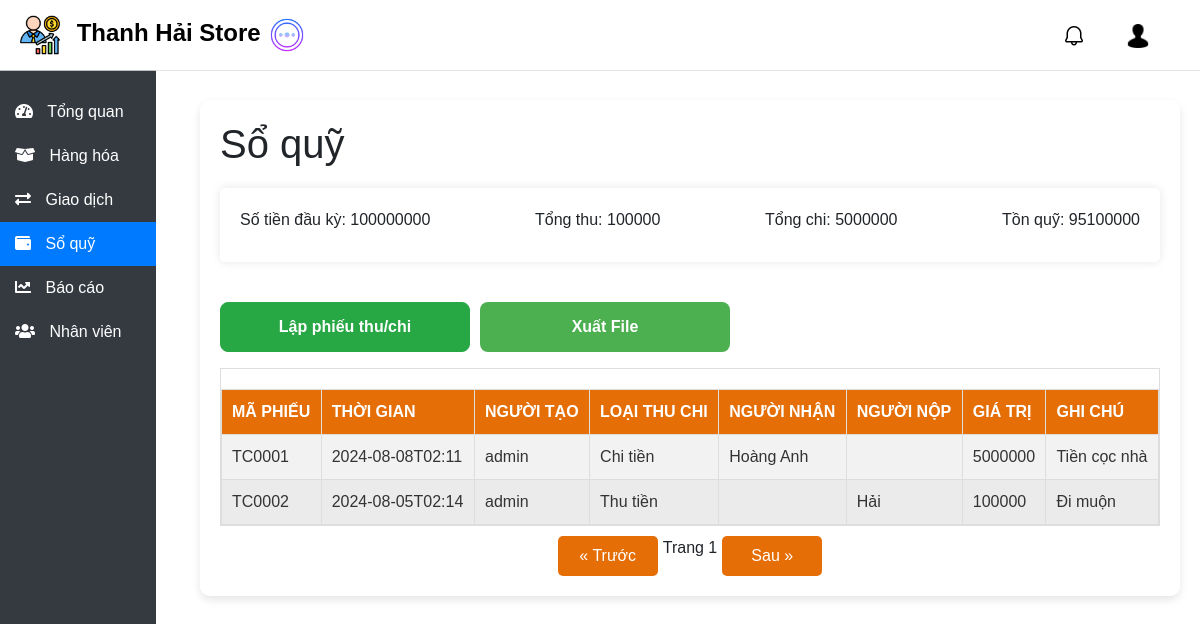
The app's page /treasury (signed in), older data.
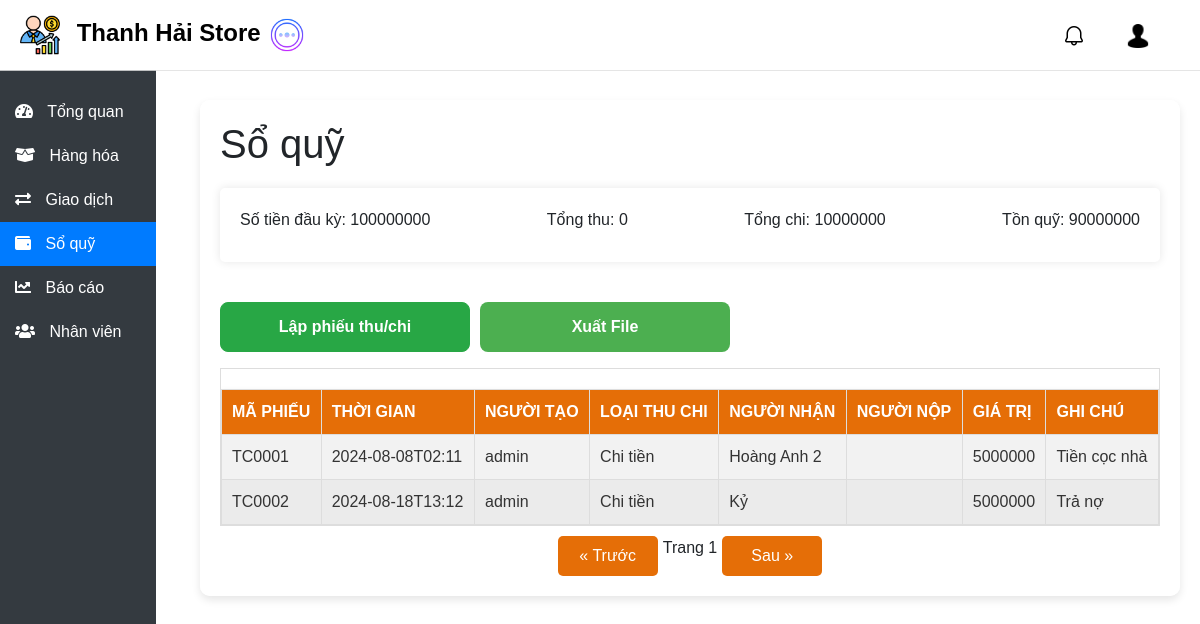
The same page, newer data.
### db.py (models this page shows)
class Treasury(db.Model):
    __tablename__ = 'treasury'
    id_treasury = db.Column(db.Integer, primary_key=True)
    date = db.Column(db.String(255), nullable=False)
    type_treasury = db.Column(db.String(255), nullable=True)
    receiver = db.Column(db.String(255), nullable=True)
    submitter = db.Column(db.String(255), nullable=True)
    value = db.Column(db.Integer, nullable=True)
    note = db.Column(db.String(255), nullable=True)
    user_create = db.Column(db.String(255), nullable=False)

### app.py (the view)
@app.route("/treasury", methods=["GET"])
def admin_treasury():
    if "user_id" in session and session["usertype"] == "admin":
        user = Register.query.filter_by(id=session["user_id"]).first()
        if user:
            treasurys = get_treasurys()
            opening_balance, total_income, total_expense, closing_balance = (
                cacul_treasury()
            )
            return render_template(
                "admin/treasury.html",
                user_name=user.user,
                treasurys=treasurys,
                opening_balance=opening_balance,
                total_income=total_income,
                total_expense=total_expense,
                closing_balance=closing_balance,
            )
        else:
            return "Không tìm thấy thông tin người dùng"
    else:
        return redirect(url_for("login"))

### app.py (called while the page is built)
def cacul_treasury():
    opening_balance = 100000000
    current_month = datetime.now().month
    current_year = datetime.now().year
    try:
        treasurys = Treasury.query.filter(
            extract("month", Treasury.date) == current_month,
            extract("year", Treasury.date) == current_year,
        ).all()
    except ProgrammingError:
        return opening_balance, 0, 0, opening_balance
    total_income = sum(t.value for t in treasurys if t.type_treasury == "Thu tiền")
    total_expense = sum(t.value for t in treasurys if t.type_treasury == "Chi tiền")
    closing_balance = opening_balance + total_income - total_expense
    return opening_balance, total_income, total_expense, closing_balance

### templates/admin/treasury.html (shortened to what this page needs)
<!DOCTYPE html>
<html lang="en">
<head>
    <link rel="stylesheet" href="https://stackpath.bootstrapcdn.com/bootstrap/4.5.2/css/bootstrap.min.css">
    <link rel="stylesheet" href="../../static/css/treasury.css">
    <link rel="stylesheet" href="https://cdnjs.cloudflare.com/ajax/libs/font-awesome/5.15.3/css/all.min.css">
</head>
<body>
    <nav class="navbar navbar-custom navbar-expand-lg">
        <a class="navbar-brand" href="#">
            <img src="../../static/img/logo_login.png" alt="Logo" style="width: 40px; margin-right: 10px;">
            Thanh Hải Store
            <img src="../../static/img/more.png" alt="More" id="toggleSidebar"
                style="width: 40px; margin-right: 10px; cursor: pointer;">
        </a>
        <ul class="navbar-nav ml-auto">
            <li class="nav-item">
                <a class="nav-link" href="#">
                    <div id="notification-icon">
                        <img src="../../static/img/notification.png" alt="Thông báo" class="notification-icon">
                    </div>
                </a>
            </li>
            <li class="nav-item">
                <a class="nav-link" href="/account">
                    <img src="../../static/img/user.png" alt="Tài khoản" class="account-icon">
                </a>
            </li>
        </ul>
    </nav>
    <div class="sidebar" id="sidebar">
        <a href="/overview"><i class="fas fa-tachometer-alt"></i> Tổng quan</a>
        <a href="/product"><i class="fas fa-box-open"></i> Hàng hóa</a>
        <a href="/transaction"><i class="fas fa-exchange-alt"></i> Giao dịch</a>
        <a href="/treasury" class="active"><i class="fas fa-wallet"></i> Sổ quỹ</a>
        <a href="/report"><i class="fas fa-chart-line"></i> Báo cáo</a>
        <a href="/staff"><i class="fas fa-users"></i> Nhân viên</a>
    </div>
    <div class="content" id="content">
        <div class="card-container">
            <div class="main-content">
                <h1>Sổ quỹ</h1>
                <div class="summary">
                    <p>Số tiền đầu kỳ: {{ opening_balance }}</p>
                    <p>Tổng thu: {{ total_income }}</p>
                    <p>Tổng chi: {{ total_expense }}</p>
                    <p>Tồn quỹ: {{ closing_balance }}</p>
                </div>
                <div class="btn-container">
                    <button id="addTreasury" class="btn btn-primary mb-3" data-toggle="modal"
                        data-target="#treasuryModal">Lập phiếu thu/chi</button>
                    <button id="exportFile" class="btn btn-primary mb-3">Xuất File</button>
                </div>
                <div class="table-responsive">
                    <table id="productTable">
                        <thead>
                            <tr>
                                <th>Mã phiếu</th>
                                <th>Thời gian</th>
                                <th>Người tạo</th>
                                <th>Loại thu chi</th>
                                <th>Người nhận</th>
                                <th>Người nộp</th>
                                <th>Giá trị</th>
                                <th>Ghi chú</th>
                            </tr>
                        </thead>
                        <tbody>
                            {% for treasury in treasurys %}
                            <tr data-id="{{ treasury.id_treasury }}">
                                <td>{{ treasury.code_treasury }}</td>
                                <td>{{ treasury.date }}</td>
                                <td>{{ treasury.user_create }}</td>
                                <td>{{ treasury.type_treasury }}</td>
                                <td>{{ treasury.receiver }}</td>
                                <td>{{ treasury.submitter }}</td>
                                <td>{{ treasury.value }}</td>
                                <td>{{ treasury.note }}</td>
                            </tr>
                            {% endfor %}
                        </tbody>
                    </table>
                </div>
                <div class="table-pagination">
                    <button id="prevPageBtn">&laquo; Trước</button>
                    <span id="currentPage">Trang 1</span>
                    <button id="nextPageBtn">Sau &raquo;</button>
                </div>
            </div>
        </div>
</body>
</html>

### static/css/treasury.css (style rules this page uses)
body { font-family: Arial, sans-serif; background-image: url('../../static/img/background_dash2.jpg'); background-size: cover; background-repeat: no-repeat; background-attachment: fixed; margin: 0; padding: 0; }
.navbar-custom { background-color: rgba(255, 255, 255, 0.8); border-bottom: 1px solid rgba(0, 0, 0, 0.1); color: black; padding: 10px 20px; position: fixed; top: 0; width: 100%; z-index: 1000; transition: background-color 0.3s ease; }
.navbar-custom .navbar-brand { color: black; font-size: 24px; font-weight: bold; }
.navbar-custom .navbar-nav .nav-link { color: white; margin-right: 20px; position: relative; font-size: 18px; padding: 10px; }
.notification-icon, .account-icon { width: 24px; height: auto; }
.sidebar { height: 100%; width: 13%; position: fixed; top: 70px; left: 0; background-color: #343a40; padding-top: 20px; z-index: 999; transition: width 0.3s ease; overflow-x: hidden; white-space: nowrap; }
.sidebar a { padding: 10px 15px; text-decoration: none; font-size: 16px; color: white; display: block; transition: background-color 0.3s ease, padding-left 0.3s ease; position: relative; }
.sidebar a i { margin-right: 10px; transition: transform 0.3s ease; }
.sidebar a.active { background-color: #007bff; }
.content { margin-left: 15%; margin-top: 80px; padding: 20px; transition: margin-left 0.3s ease; display: flex; }
.card-container { width: 100%; background-color: rgba(255, 255, 255, 0.9); padding: 20px; border-radius: 10px; box-shadow: 0 4px 8px rgba(0, 0, 0, 0.1); }
.main-content { display: flex; flex-direction: column; }
table { width: 100%; border-collapse: collapse; margin-top: 20px; box-shadow: 0 4px 8px rgba(0, 0, 0, 0.1); background-color: #f8f8f8; }
th, td { border: 1px solid #dddddd; text-align: left; padding: 10px; transition: background-color 0.3s ease, color 0.3s ease; }
th { background-color: #e56e07; color: white; text-transform: uppercase; }
td { background-color: #f2f2f2; color: #333; }
tr:nth-child(even) td { background-color: #ebebeb; }
.btn-primary { background-color: #4CAF50; color: #fff; padding: 14px 24px; border: none; border-radius: 6px; cursor: pointer; float: right; transition: background-color 0.3s; }
.table-responsive { max-height: 500px; overflow-y: auto; overflow-x: auto; border: 1px solid #ddd; }
.table-pagination { display: flex; justify-content: center; margin-top: 10px; }
.table-pagination button { width: 100px; padding: 8px 12px; margin: 0 5px; background-color: #e56e07; color: white; border: none; border-radius: 5px; cursor: pointer; }
h1 { margin-bottom: 20px; }
.summary { display: flex; justify-content: space-between; margin-bottom: 20px; padding: 20px; background-color: white; border-radius: 5px; box-shadow: 0 0 10px rgba(0, 0, 0, 0.1); }
.summary p { margin: 0 0 10px 0; font-size: 16px; }
.btn { display: inline-block; font-size: 16px; font-weight: bold; padding: 12px 24px; border: none; border-radius: 8px; text-align: center; cursor: pointer; transition: all 0.3s ease; color: #fff; width: 250px; }
#addTreasury { background-color: #28a745; border: 1px solid #28a745; }
.btn-container { display: flex; gap: 10px; margin-top: 20px; }

Row changes from the older to the newer data that the page shows:
changed Treasury "Tiền cọc nhà": receiver "Hoàng Anh" → "Hoàng Anh 2"
changed Treasury: date "2024-08-05T02:14" → "2024-08-18T13:12"; type_treasury "Thu tiền" → "Chi tiền"; receiver (not shown) → "Kỷ"; value "100000" → "5000000"; note "Đi muộn" → "Trả nợ"; submitter "Hải" → (not shown)
Text that changed along with them:
{{ total_income }}: "100000" → "0"
{{ total_expense }}: "5000000" → "10000000"
{{ closing_balance }}: "95100000" → "90000000"
